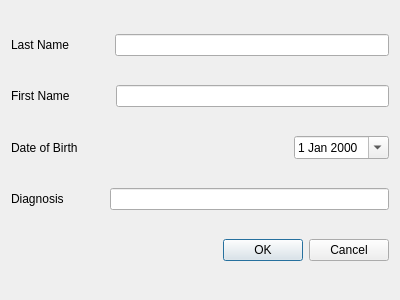
<?xml version="1.0" encoding="UTF-8"?>
<ui version="4.0">
 <class>GUI_NewPerson</class>
 <widget class="QDialog" name="GUI_NewPerson">
  <property name="geometry">
   <rect>
    <x>0</x>
    <y>0</y>
    <width>400</width>
    <height>300</height>
   </rect>
  </property>
  <property name="windowTitle">
   <string>Add New Patient</string>
  </property>
  <layout class="QVBoxLayout" name="verticalLayout">
   <item>
    <layout class="QHBoxLayout" name="horizontalLayout">
     <item>
      <widget class="QLabel" name="surnameLabel">
       <property name="text">
        <string>Last Name</string>
       </property>
      </widget>
     </item>
     <item>
      <spacer name="horizontalSpacer">
       <property name="orientation">
        <enum>Qt::Horizontal</enum>
       </property>
       <property name="sizeType">
        <enum>QSizePolicy::Preferred</enum>
       </property>
       <property name="sizeHint" stdset="0">
        <size>
         <width>40</width>
         <height>20</height>
        </size>
       </property>
      </spacer>
     </item>
     <item>
      <widget class="QLineEdit" name="surnameLineEdit"/>
     </item>
    </layout>
   </item>
   <item>
    <layout class="QHBoxLayout" name="horizontalLayout_2">
     <item>
      <widget class="QLabel" name="nameLabel">
       <property name="text">
        <string>First Name</string>
       </property>
      </widget>
     </item>
     <item>
      <spacer name="horizontalSpacer_2">
       <property name="orientation">
        <enum>Qt::Horizontal</enum>
       </property>
       <property name="sizeType">
        <enum>QSizePolicy::Preferred</enum>
       </property>
       <property name="sizeHint" stdset="0">
        <size>
         <width>40</width>
         <height>20</height>
        </size>
       </property>
      </spacer>
     </item>
     <item>
      <widget class="QLineEdit" name="nameLineEdit"/>
     </item>
    </layout>
   </item>
   <item>
    <layout class="QHBoxLayout" name="horizontalLayout_3">
     <item>
      <widget class="QLabel" name="dobLabel">
       <property name="text">
        <string>Date of Birth</string>
       </property>
      </widget>
     </item>
     <item>
      <spacer name="horizontalSpacer_3">
       <property name="orientation">
        <enum>Qt::Horizontal</enum>
       </property>
       <property name="sizeHint" stdset="0">
        <size>
         <width>40</width>
         <height>20</height>
        </size>
       </property>
      </spacer>
     </item>
     <item>
      <widget class="QDateEdit" name="dateEdit">
       <property name="calendarPopup">
        <bool>true</bool>
       </property>
      </widget>
     </item>
    </layout>
   </item>
   <item>
    <layout class="QHBoxLayout" name="horizontalLayout_4">
     <item>
      <widget class="QLabel" name="diagnosisLabel">
       <property name="text">
        <string>Diagnosis</string>
       </property>
      </widget>
     </item>
     <item>
      <spacer name="horizontalSpacer_4">
       <property name="orientation">
        <enum>Qt::Horizontal</enum>
       </property>
       <property name="sizeType">
        <enum>QSizePolicy::Preferred</enum>
       </property>
       <property name="sizeHint" stdset="0">
        <size>
         <width>40</width>
         <height>20</height>
        </size>
       </property>
      </spacer>
     </item>
     <item>
      <widget class="QLineEdit" name="diagnosisLineEdit"/>
     </item>
    </layout>
   </item>
   <item>
    <widget class="QDialogButtonBox" name="buttonBox">
     <property name="orientation">
      <enum>Qt::Horizontal</enum>
     </property>
     <property name="standardButtons">
      <set>QDialogButtonBox::Cancel|QDialogButtonBox::Ok</set>
     </property>
    </widget>
   </item>
  </layout>
 </widget>
 <resources/>
 <connections>
  <connection>
   <sender>buttonBox</sender>
   <signal>accepted()</signal>
   <receiver>GUI_NewPerson</receiver>
   <slot>accept()</slot>
   <hints>
    <hint type="sourcelabel">
     <x>248</x>
     <y>254</y>
    </hint>
    <hint type="destinationlabel">
     <x>157</x>
     <y>274</y>
    </hint>
   </hints>
  </connection>
  <connection>
   <sender>buttonBox</sender>
   <signal>rejected()</signal>
   <receiver>GUI_NewPerson</receiver>
   <slot>reject()</slot>
   <hints>
    <hint type="sourcelabel">
     <x>316</x>
     <y>260</y>
    </hint>
    <hint type="destinationlabel">
     <x>286</x>
     <y>274</y>
    </hint>
   </hints>
  </connection>
 </connections>
</ui>
